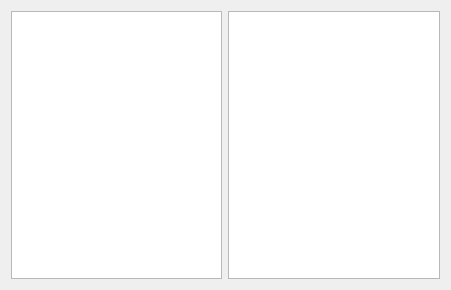
<?xml version="1.0" encoding="UTF-8"?>
<ui version="4.0">
 <class>Widget</class>
 <widget class="QWidget" name="Widget">
  <property name="geometry">
   <rect>
    <x>0</x>
    <y>0</y>
    <width>451</width>
    <height>290</height>
   </rect>
  </property>
  <property name="windowTitle">
   <string>Widget</string>
  </property>
  <layout class="QHBoxLayout" name="horizontalLayout">
   <item>
    <widget class="QTreeView" name="treeView"/>
   </item>
   <item>
    <widget class="QTableView" name="tableView"/>
   </item>
  </layout>
 </widget>
 <resources/>
 <connections/>
</ui>
